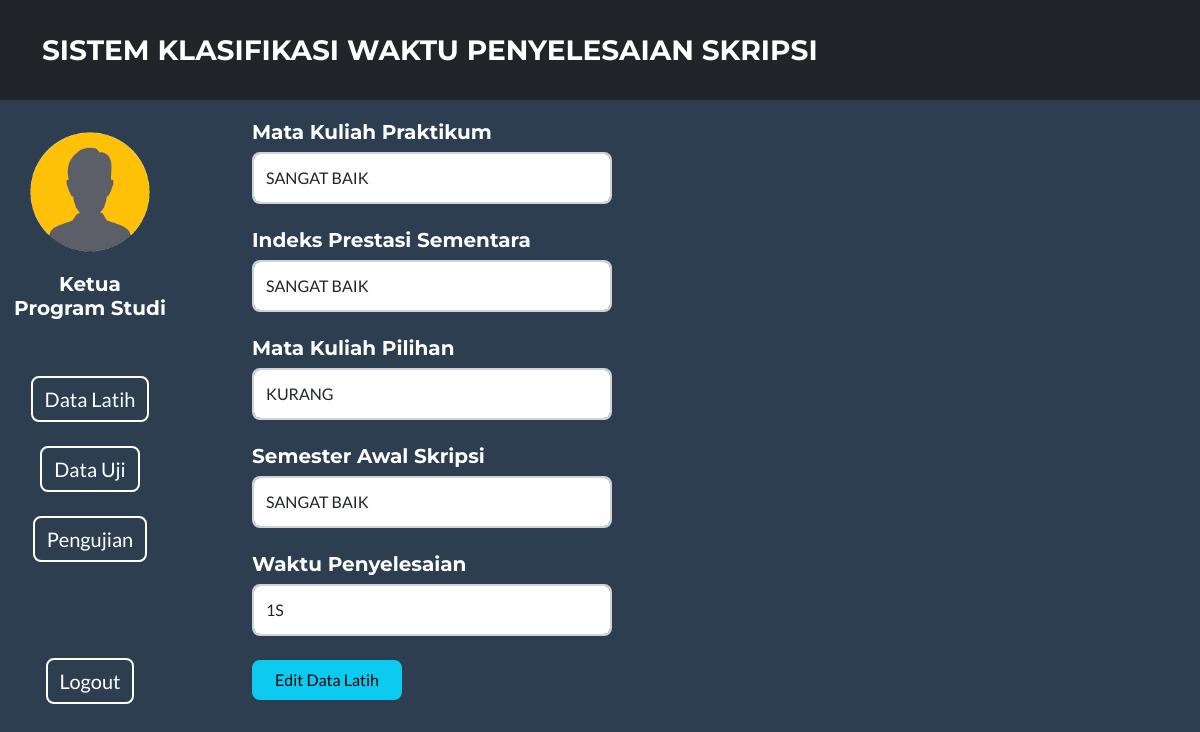
Page /edit_datalatih.php?id=69 on the committed database.
### tables this page shows
CREATE TABLE `data_latih` (
  `id_latih` int(3) NOT NULL,
  `mkd_latih` varchar(25) NOT NULL,
  `ips_latih` varchar(25) NOT NULL,
  `mkp_latih` varchar(25) NOT NULL,
  `sas_latih` varchar(25) NOT NULL,
  `wp_aktual` enum('1S','2S','3S') NOT NULL,
  `wp_prediksi` enum('1S','2S','3S') DEFAULT NULL
);

### koneksi.php (called while the page is built, shortened)
<?php
	class DBConnection{
		function getdbconnect(){
			$conn = mysqli_connect("localhost","root","","sistem_klasifikasi") or die("Couldn't connect");
			return $conn;
		}
	}
?>

### edit_datalatih.php (the view, shortened to what this page needs)
<!DOCTYPE html>
<?php
require_once("koneksi.php");
$Dbobj = new DBConnection();
$query = "SELECT * FROM data_latih WHERE id_latih = ".$_GET['id'];
    $act = mysqli_query($Dbobj->getdbconnect(), $query);
    $result = mysqli_fetch_assoc($act);
?>
<html lang="en">
<head>
    <link href="css/styles.css" rel="stylesheet" />
</head>
<body class="bg-secondary text-white" id="page_top">
    <nav class="navbar navbar-expand-lg bg-dark text-uppercase fixed-top" id="mainNav">
        <div class="container">
            <div class="collapse navbar-collapse" id="navbarResponsive">
                <ul class="navbar-nav">
                    <a href="#page_top" class="navbar-brand">Sistem Klasifikasi Waktu Penyelesaian Skripsi</a>
                </ul>
            </div>
        </div>
    </nav>
    <div class=" row">
        <br><br><br><br><br>
    </div>
    <div class="row text-center">
        <div class="col-2">
            <img class="masthead-logoavatar mb-2" src="assets/img/av1.png" alt="..." />
            <h5>Ketua<br>Program Studi</h5>
            <br><br>
            <div>
                <button onclick="window.location.href='data_latih.php'"" type=" button" class="btn btn-outline-dark">Data Latih</button>
            </div>
            <br>
            <div>
                <button onclick="window.location.href='data_uji.php'" type="button" class="btn btn-outline-dark">Data
                    Uji</button>
            </div>
            <br>
            <div>
                <button onclick="window.location.href='pengujian.php'" type="button" class="btn btn-outline-dark">Pengujian</button>
            </div>
            <br><br><br><br>
            <div>
                <button onclick="window.location.href='index.php'" type="button" class="btn btn-outline-dark">Logout</button>
            </div>
        </div>
        <div class="col-10">
            <div class="container">
                <form method="POST" action="edit.php" class="container d-flex flex-column" style="text-align: left;">
                    <label><h5>Mata Kuliah Praktikum</h5></label>
                    <select name="mkd" id="mkd" class="form-control">
                        <option value="SANGAT BAIK" <?php if($result["mkd_latih"] == "SANGAT BAIK"){ echo "selected";} ?>>SANGAT BAIK</option>
                    </select>
                    <br />
                    <label>
                        <h5>Indeks Prestasi Sementara</h5>
                    </label>
                    <select name="ips" id="ips" class="form-control">
                    <option value="SANGAT BAIK" <?php if($result["ips_latih"] == "SANGAT BAIK"){ echo "selected";} ?>>SANGAT BAIK</option>
                    </select>
                    <br />
                    <label><h5>Mata Kuliah Pilihan</h5></label>
                    <select name="mkp" id="mkp" class="form-control">
                        <option value="KURANG" <?php if($result["mkp_latih"] == "KURANG"){ echo "selected";} ?>>KURANG</option>
                    </select>
                    <br />
                    <label><h5>Semester Awal Skripsi</h5></label>
                    <select name="sas" id="sas" class="form-control">
                    <option value="SANGAT BAIK" <?php if($result["sas_latih"] == "SANGAT BAIK"){ echo "selected";} ?>>SANGAT BAIK</option>
                    </select>
                    <br />
                    <label><h5>Waktu Penyelesaian</h5></label>
                    <select name="wp_aktual" id="wp_aktual" class="form-control">
                        <option value="1S" <?php if($result["wp_aktual"] == "1S"){ echo "selected";} ?>>1S</option>
                    </select>
                    <br>
            <div class="d-grid gap-2 col-2">
                <input type="submit" name="edit_latih" value="Edit Data Latih" class="btn btn-info"/>
            </div>
            </div>
        </div>
    </div>
</body>
</html>

### rows in the picture
data_latih: mkd "SANGAT BAIK", ips "SANGAT BAIK", mkp "KURANG", sas "SANGAT BAIK", wp_aktual "1S"
